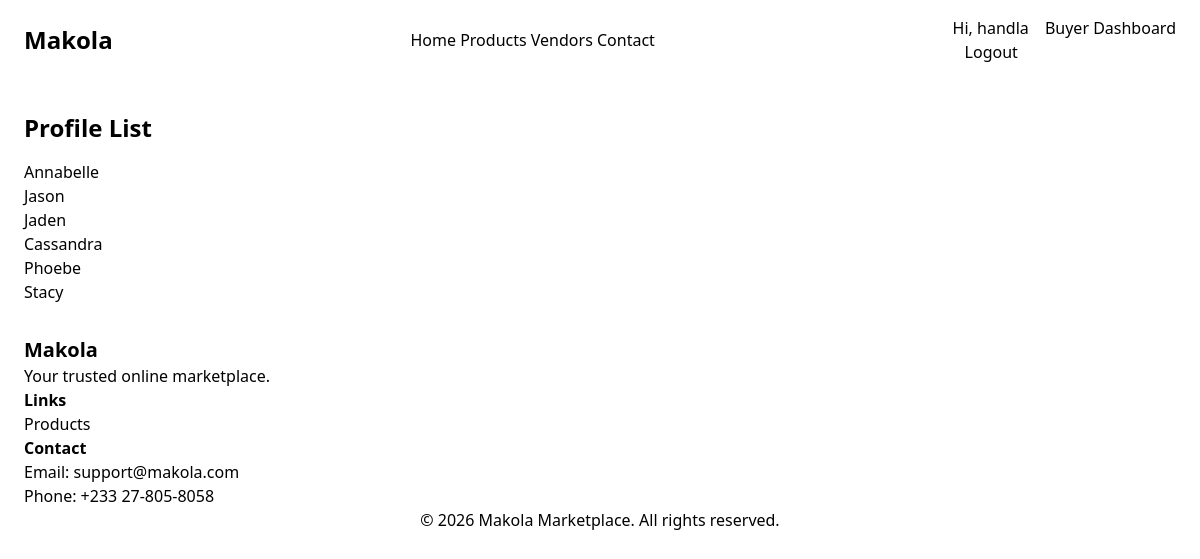
The app's page /makola/profile/list/ (signed in) with its own data.
### makola/models.py (models this page shows, shortened)
class Profile(AbstractUser):
    USER_TYPES = (
        ('buyer', 'Buyer'),
        ('seller', 'Seller'),
    )
    name = models.CharField(max_length=100)
    username = models.CharField(max_length=150, unique=True)
    phone_number = models.CharField(max_length=20)
    address = models.CharField(max_length=255)
    bio = models.TextField()
    user_type = models.CharField(max_length=10, choices=USER_TYPES)
    created_at = models.DateTimeField(auto_now_add=True)

### makola/views.py (the view)
# urls.py: path('profile/list/', views.ProfileListView.as_view(), name='list-profiles'),
class ProfileListView(ListView):
    model = Profile
    template_name = 'makola/profile_list.html'
    context_object_name = 'profiles'
    paginate_by = 10  # Display 10 profiles per page
    ordering = ['-created_at']  # Order profiles by creation date (newest first)

### makola/templates/makola/profile_list.html (shortened to what this page needs)
{% extends "makola/base.html" %}
{% block content %}
    <div class="max-w-7xl mx-auto px-6 py-8">
        <h2 class="text-2xl font-bold mb-4">Profile List</h2>
        <ul>
            {% for profile in object_list %}
                <li>
                    <a href="{% url 'makola:profile-detail' profile.pk %}">{{ profile.name }}</a>
                </li>
            {% endfor %}
        </ul>
    </div>
{% endblock %}

### makola/templates/makola/base.html (shortened to what this page needs)
<!doctype html>
<html lang="en">
  <head>
    {% load static %}
    <link href="{% static 'dist/output.css' %}" rel="stylesheet" />
  </head>
  <body class="bg-black-50 text-black-800">
    <nav class="bg-black shadow-md">
      <div
        class="max-w-7xl mx-auto px-6 py-4 flex justify-between items-center"
      >
        <h1 class="text-2xl font-bold text-green-600">Makola</h1>
        <div class="space-x-6 hidden md:flex">
          <a href="#" class="hover:text-green-600">Home</a>
          <a href="#" class="hover:text-green-600">Products</a>
          <a href="#" class="hover:text-green-600">Vendors</a>
          <a href="#" class="hover:text-green-600">Contact</a>
        </div>
        <div class="space-x-3">
          {% if user.is_authenticated %}
          <span class="text-black mr-4"
            >Hi, {{ user.name|default:user.username }}</span
          >
          {% if user.user_type == 'seller' %}
          <a href="{% url 'makola:seller-dashboard' %}">Seller Dashboard</a>
          {% else %}
          <a href="{% url 'makola:buyer-dashboard' %}">Buyer Dashboard</a>
          {% endif %}
          <form method="post" action="{% url 'makola:logout' %}" class="inline">
            <button type="submit" class="text-black hover:text-green-600">
              Logout
            </button>
          </form>
          {% else %}
          <a href="{% url 'makola:login' %}">Login</a>
          <a href="{% url 'makola:create-profile' %}">Register</a>
          {% endif %}
        </div>
      </div>
    </nav>
    {% block content %} {% endblock %}
    <footer class="bg-black-900 text-black py-10">
      <div class="max-w-7xl mx-auto px-6 grid md:grid-cols-3 gap-8">
        <div>
          <h2 class="text-xl font-bold mb-3">Makola</h2>
          <p>Your trusted online marketplace.</p>
        </div>
        <div>
          <h3 class="font-semibold mb-3">Links</h3>
          <ul class="space-y-2">
            <li><a href="{% url 'makola:list-products' %}">Products</a></li>
          </ul>
        </div>
        <div>
          <h3 class="font-semibold mb-3">Contact</h3>
          <p>Email: support@makola.com</p>
          <p>Phone: +233 27-805-8058</p>
        </div>
      </div>
      <div class="text-center mt-6 text-black-400">
        © 2026 Makola Marketplace. All rights reserved.
      </div>
    </footer>
  </body>
</html>

### records on screen
Profile: name "handla"
Profile: name "Annabelle"
Profile: name "Jason"
Profile: name "Jaden"
Profile: name "Cassandra"
Profile: name "Phoebe"
Profile: name "Stacy"
